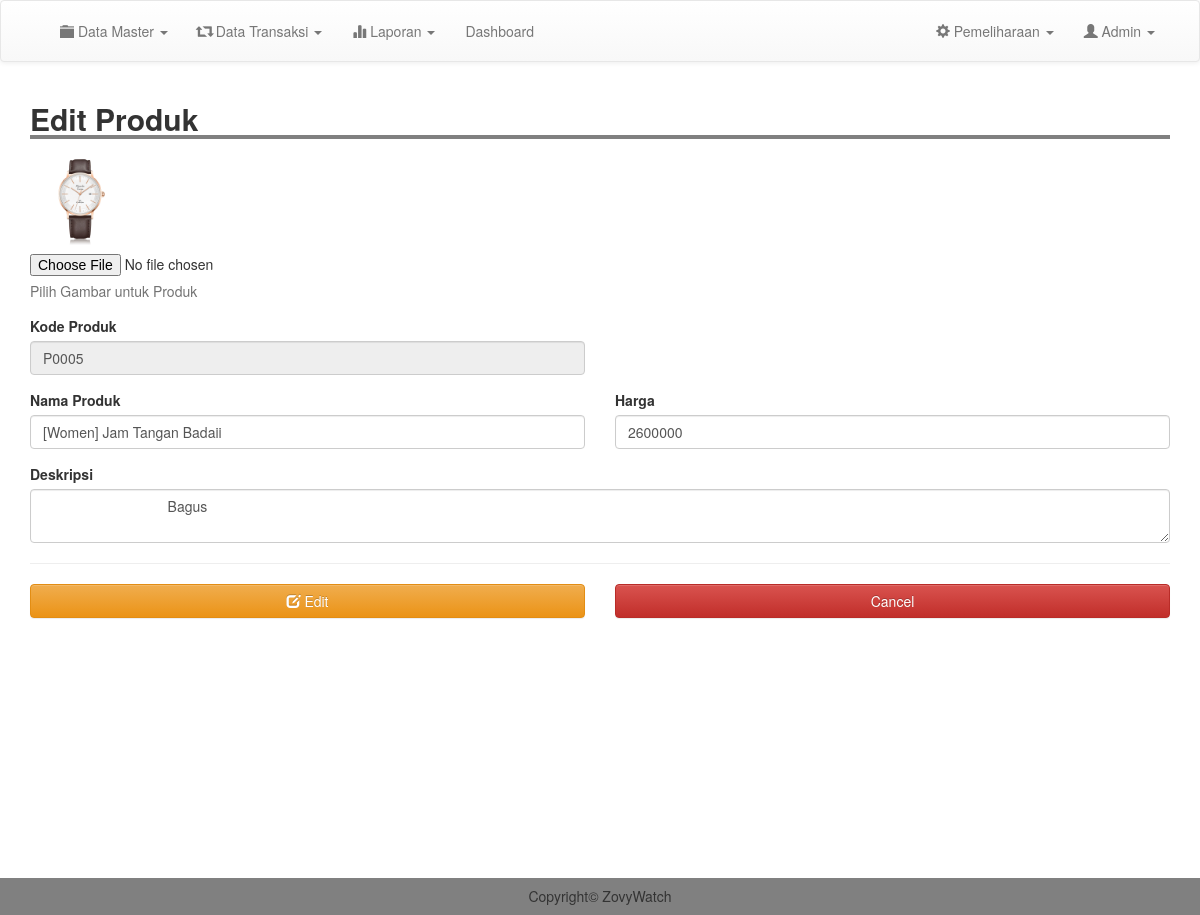
Screenshot of /admin/edit_produk.php?kode=P0005 (signed in) with the database file from the repository.
### tables this page shows
CREATE TABLE `produk` (
  `kode_produk` varchar(100) NOT NULL,
  `nama` varchar(100) NOT NULL,
  `image` text NOT NULL,
  `deskripsi` text NOT NULL,
  `harga` int NOT NULL
);

### admin/edit_produk.php (the view, shortened to what this page needs)
<?php
include 'header.php';
$kode_produk = $_GET['kode'];
$kode = mysqli_query($conn, "SELECT * from produk where kode_produk = '$kode_produk'");
$data = mysqli_fetch_assoc($kode);
?>
<div class="container">
	<h2 style=" width: 100%; border-bottom: 4px solid gray"><b>Edit Produk</b></h2>
	<form action="proses/edit_produk.php" method="POST" enctype="multipart/form-data">
		<div class="form-group">
			<label for="exampleInputFile"><img src="../image/produk/<?= $data['image']; ?>" width="100"></label>
			<input type="file" id="exampleInputFile" name="files">
			<p class="help-block">Pilih Gambar untuk Produk</p>
		</div>
		<div class="row">
			<div class="col-md-6">
				<div class="form-group">
					<label for="exampleInputEmail1">Kode Produk</label>
					<input type="text" class="form-control" id="exampleInputEmail1" placeholder="Masukkan Nama Produk" disabled value="<?= $data['kode_produk']; ?>">
				</div>
			</div>
		</div>
		<div class="row">
			<div class="col-md-6">
				<div class="form-group">
					<label for="exampleInputEmail1">Nama Produk</label>
					<input type="text" class="form-control" id="exampleInputEmail1" placeholder="Masukkan Nama Produk" name="nama" value="<?= $data['nama']; ?>">
				</div>
			</div>
			<div class="col-md-6">
				<div class="form-group">
					<label for="exampleInputEmail1">Harga</label>
					<input type="number" class="form-control" id="exampleInputEmail1" placeholder="masukkan Harga" name="harga" value="<?= $data['harga']; ?>">
				</div>
			</div>
		</div>
		<div class="form-group">
			<label for="exampleInputPassword1">Deskripsi</label>
			<textarea name="desk" class="form-control">
				<?= $data['deskripsi']; ?>
			</textarea>
		</div>
		<hr>
		<div class="row">
			<div class="col-md-6">
				<button type="submit"  class="btn btn-warning btn-block" ><i class="glyphicon glyphicon-edit"></i> Edit</button>
			</div>
			<div class="col-md-6">
				<a href="m_produk.php" class="btn btn-danger btn-block">Cancel</a>
			</div>
		</div>
		<br>
	</div>
<br>
<br>
<br>
<br>
<br>
<br>
<br>
<br>
<br>
<br>
<br>
<br>
<?php
include 'footer.php';
?>

### css/style.css (style rules this page uses)
body { margin:0; padding: 0; }

### rows the page displays
produk: image (picture), kode_produk "P0005", nama "[Women] Jam Tangan Badaii", harga "2600000", desk "Bagus"
